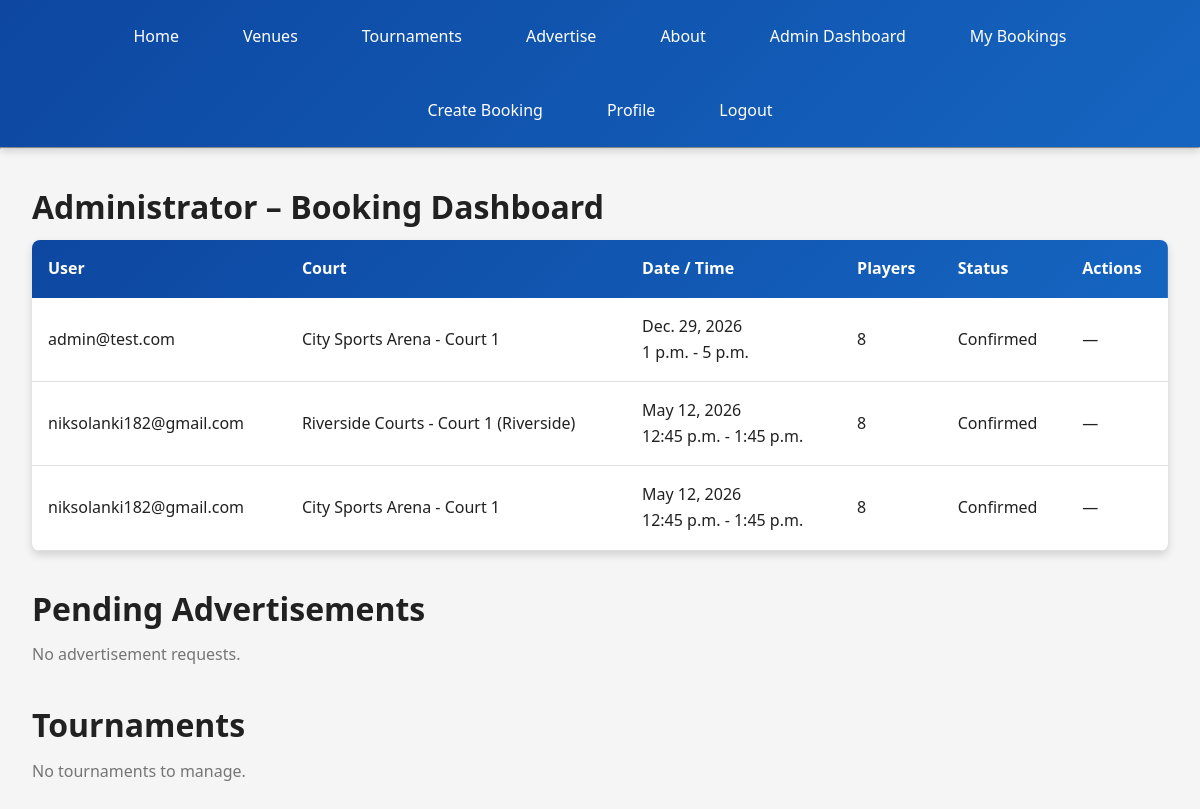
The page /booking/admin/dashboard/ (signed in) on the database its author committed.
### booking/models.py (models this page shows, shortened)
class Booking(models.Model):
    STATUS_CHOICES = (
        ('confirmed', 'Confirmed'),
        ('cancelled', 'Cancelled'),
        ('pending', 'Pending'),
        ('completed', 'Completed'),
    )
    user = models.ForeignKey(settings.AUTH_USER_MODEL, related_name='bookings', on_delete=models.CASCADE)
    court = models.ForeignKey(Court, related_name='bookings', on_delete=models.CASCADE)
    date = models.DateField()
    start_time = models.TimeField()
    end_time = models.TimeField()
    number_of_players = models.PositiveIntegerField(default=8)
    total_price = models.DecimalField(max_digits=10, decimal_places=2, default=0)
    status = models.CharField(max_length=20, choices=STATUS_CHOICES, default='pending')
    notes = models.TextField(blank=True)
    created_at = models.DateTimeField(auto_now_add=True)
    updated_at = models.DateTimeField(auto_now=True)
    class Meta:
        ordering = ['-date', 'start_time']
        unique_together = ('court', 'date', 'start_time', 'status')

class Court(models.Model):
    venue = models.ForeignKey(Venue, related_name='courts', on_delete=models.CASCADE)
    name = models.CharField(max_length=50)
    capacity = models.PositiveIntegerField(default=8)
    price_per_hour = models.DecimalField(max_digits=10, decimal_places=2, default=500)
    description = models.TextField(blank=True)
    is_active = models.BooleanField(default=True)
    class Meta:
        ordering = ['name']
    def __str__(self):
        return f"{self.venue.name} - {self.name}"

class Venue(models.Model):
    name = models.CharField(max_length=100)
    address = models.TextField(blank=True)
    city = models.CharField(max_length=100, blank=True)
    phone = models.CharField(max_length=15, blank=True)
    email = models.EmailField(blank=True)
    description = models.TextField(blank=True)
    rating = models.FloatField(default=4.5, validators=[MinValueValidator(0), MaxValueValidator(5)])
    created_at = models.DateTimeField(default=timezone.now)
    class Meta:
        ordering = ['name']

### user/models.py (models this page shows, shortened)
class CustomUser(AbstractUser):
    username = None  # remove username
    email = models.EmailField(unique=True)
    phone = models.CharField(max_length=10, blank=True)
    USERNAME_FIELD = 'email'
    REQUIRED_FIELDS = []
    objects = CustomUserManager()

### booking/views.py (the view)
# urls.py: path('admin/dashboard/', admin_dashboard, name='admin_dashboard'),
@admin_required
def admin_dashboard(request):
    bookings = Booking.objects.all().order_by('-created_at')
    ads = Advertisement.objects.filter(status='pending').order_by('-created_at')
    tournaments = Tournament.objects.filter(status__in=['upcoming', 'ongoing']).order_by('-created_at')
    context = {
        'bookings': bookings,
        'ads': ads,
        'tournaments': tournaments,
    }
    return render(request, 'booking/admin_dashboard.html', context)

### booking/views.py (called while the page is built)
def _is_admin(user):
    return user.is_authenticated and (user.is_superuser or user.email == getattr(settings, 'ADMIN_EMAIL', ''))

### myproject/context_processors.py (called while the page is built)
def admin_email(request):
    return {'ADMIN_EMAIL': settings.ADMIN_EMAIL}

### templates/booking/admin_dashboard.html
{% extends 'base.html' %}
{% block content %}
<div class="container">
    <h2>Administrator – Booking Dashboard</h2>
    {% if bookings %}
        <table class="booking-table" style="width:100%; border-collapse: collapse;">
            <thead>
                <tr>
                    <th>User</th>
                    <th>Court</th>
                    <th>Date / Time</th>
                    <th>Players</th>
                    <th>Status</th>
                    <th>Actions</th>
                </tr>
            </thead>
            <tbody>
                {% for b in bookings %}
                <tr style="border-bottom:1px solid #ccc;">
                    <td>{{ b.user.email }}</td>
                    <td>{{ b.court }}</td>
                    <td>{{ b.date }}<br>{{ b.start_time }} - {{ b.end_time }}</td>
                    <td>{{ b.number_of_players }}</td>
                    <td>{{ b.get_status_display }}</td>
                    <td>
                        {% if b.status == 'pending' %}
                            <a class="btn" href="{% url 'admin_update_booking' b.pk 'confirm' %}">Confirm</a>
                            <a class="btn" style="background:#f44336;" href="{% url 'admin_update_booking' b.pk 'cancel' %}">Cancel</a>
                        {% else %}
                            &mdash;
                        {% endif %}
                    </td>
                </tr>
                {% endfor %}
            </tbody>
        </table>
    {% else %}
        <p>No booking requests to display.</p>
    {% endif %}
</div>
<div class="container" style="margin-top: 2rem;">
    <h2>Pending Advertisements</h2>
    {% if ads %}
        <table style="width:100%; border-collapse: collapse;">
            <thead>
                <tr>
                    <th>Brand</th>
                    <th>Contact</th>
                    <th>Type</th>
                    <th>Submitted</th>
                    <th>Actions</th>
                </tr>
            </thead>
            <tbody>
                {% for a in ads %}
                <tr style="border-bottom:1px solid #ccc;">
                    <td>{{ a.brand_name }}</td>
                    <td>{{ a.contact_person_name }}<br>{{ a.email }}<br>{{ a.mobile_no }}</td>
                    <td>{{ a.get_promotion_type_display }}</td>
                    <td>{{ a.created_at }}</td>
                    <td>
                        <a class="btn" href="{% url 'admin_update_advertisement' a.pk 'approve' %}">Approve</a>
                        <a class="btn" style="background:#f44336;" href="{% url 'admin_update_advertisement' a.pk 'reject' %}">Reject</a>
                    </td>
                </tr>
                {% endfor %}
            </tbody>
        </table>
    {% else %}
        <p>No advertisement requests.</p>
    {% endif %}
</div>
<div class="container" style="margin-top: 2rem;">
    <h2>Tournaments</h2>
    {% if tournaments %}
        <table style="width:100%; border-collapse: collapse;">
            <thead>
                <tr>
                    <th>Name</th>
                    <th>Venue</th>
                    <th>Dates</th>
                    <th>Contact</th>
                    <th>Status</th>
                    <th>Actions</th>
                </tr>
            </thead>
            <tbody>
                {% for t in tournaments %}
                <tr style="border-bottom:1px solid #ccc;">
                    <td>{{ t.name }}</td>
                    <td>{{ t.venue.name }}</td>
                    <td>{{ t.start_date }} - {{ t.end_date }}</td>
                    <td>{{ t.contact_person }}<br>{{ t.contact_email }}<br>{{ t.contact_phone }}</td>
                    <td>{{ t.get_status_display }}</td>
                    <td>
                        {% if t.status != 'cancelled' %}
                            <a class="btn" href="{% url 'admin_update_tournament' t.pk 'confirm' %}">Confirm</a>
                            <a class="btn" style="background:#f44336;" href="{% url 'admin_update_tournament' t.pk 'reject' %}">Reject</a>
                        {% else %}
                            &mdash;
                        {% endif %}
                    </td>
                </tr>
                {% endfor %}
            </tbody>
        </table>
    {% else %}
        <p>No tournaments to manage.</p>
    {% endif %}
</div>
{% endblock %}

### static/css/style.css (style rules this page uses)
:root { --primary-color: #1565c0; --primary-dark: #0d47a1; --primary-light: #42a5f5; --accent-color: #ff6f00; --success-color: #2e7d32; --danger-color: #c62828; --warning-color: #f57c00; --neutral-bg: #f5f5f5; --neutral-border: #e0e0e0; --text-primary: #212121; --text-secondary: #757575; --shadow-sm: 0 2px 4px rgba(0,0,0,0.1); --shadow-md: 0 4px 8px rgba(0,0,0,0.15); --shadow-lg: 0 8px 16px rgba(0,0,0,0.2); }
* { margin: 0; padding: 0; box-sizing: border-box; }
html { scroll-behavior: smooth; }
body { font-family: 'Segoe UI', Tahoma, Geneva, Verdana, sans-serif; background-color: var(--neutral-bg); color: var(--text-primary); line-height: 1.6; }
h1, h2, h3, h4, h5, h6 { font-weight: 600; margin-bottom: 0.5rem; color: var(--text-primary); }
h2 { font-size: 2rem; }
p { color: var(--text-secondary); margin-bottom: 1rem; }
.container { max-width: 1200px; margin: 2rem auto; padding: 0 2rem; width: 100%; }
table { width: 100%; border-collapse: collapse; background: white; border-radius: 8px; overflow: hidden; box-shadow: var(--shadow-md); }
thead { background: linear-gradient(135deg, var(--primary-dark), var(--primary-color)); color: white; }
th { padding: 1rem; text-align: left; font-weight: 600; }
td { padding: 1rem; border-bottom: 1px solid var(--neutral-border); }

### rows shown on the page
Booking: user.email "admin@test.com", court "City Sports Arena - Court 1", date "Dec. 29, 2026", start_time "1 p.m.", end_time "5 p.m.", number_of_players "8", status "Confirmed"
Booking: user.email "niksolanki182@gmail.com", court "Riverside Courts - Court 1 (Riverside)", date "May 12, 2026", start_time "12:45 p.m.", end_time "1:45 p.m.", number_of_players "8", status "Confirmed"
Booking: user.email "niksolanki182@gmail.com", court "City Sports Arena - Court 1", date "May 12, 2026", start_time "12:45 p.m.", end_time "1:45 p.m.", number_of_players "8", status "Confirmed"
